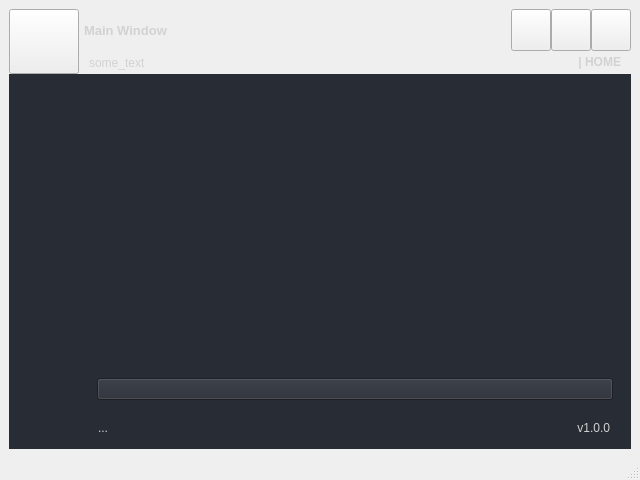
<?xml version="1.0" encoding="UTF-8"?>
<ui version="4.0">
 <class>MainWindow</class>
 <widget class="QMainWindow" name="MainWindow">
  <property name="geometry">
   <rect>
    <x>0</x>
    <y>0</y>
    <width>640</width>
    <height>480</height>
   </rect>
  </property>
  <property name="minimumSize">
   <size>
    <width>500</width>
    <height>400</height>
   </size>
  </property>
  <property name="windowTitle">
   <string>MainWindow</string>
  </property>
  <widget class="QWidget" name="centralwidget">
   <property name="styleSheet">
    <string notr="true">color: rgb(210, 210, 210);</string>
   </property>
   <layout class="QHBoxLayout" name="horizontalLayout">
    <item>
     <widget class="QFrame" name="frame_main">
      <property name="styleSheet">
       <string notr="true"/>
      </property>
      <property name="frameShape">
       <enum>QFrame::NoFrame</enum>
      </property>
      <property name="frameShadow">
       <enum>QFrame::Raised</enum>
      </property>
      <layout class="QVBoxLayout" name="verticalLayout">
       <property name="spacing">
        <number>0</number>
       </property>
       <property name="leftMargin">
        <number>0</number>
       </property>
       <property name="topMargin">
        <number>0</number>
       </property>
       <property name="rightMargin">
        <number>0</number>
       </property>
       <property name="bottomMargin">
        <number>0</number>
       </property>
       <item>
        <widget class="QFrame" name="frame_top">
         <property name="minimumSize">
          <size>
           <width>0</width>
           <height>65</height>
          </size>
         </property>
         <property name="maximumSize">
          <size>
           <width>16777215</width>
           <height>65</height>
          </size>
         </property>
         <property name="styleSheet">
          <string notr="true"/>
         </property>
         <property name="frameShape">
          <enum>QFrame::NoFrame</enum>
         </property>
         <property name="frameShadow">
          <enum>QFrame::Raised</enum>
         </property>
         <layout class="QHBoxLayout" name="horizontalLayout_3">
          <property name="spacing">
           <number>0</number>
          </property>
          <property name="leftMargin">
           <number>0</number>
          </property>
          <property name="topMargin">
           <number>0</number>
          </property>
          <property name="rightMargin">
           <number>0</number>
          </property>
          <property name="bottomMargin">
           <number>0</number>
          </property>
          <item>
           <widget class="QFrame" name="frame_toggle">
            <property name="maximumSize">
             <size>
              <width>70</width>
              <height>16777215</height>
             </size>
            </property>
            <property name="styleSheet">
             <string notr="true"/>
            </property>
            <property name="frameShape">
             <enum>QFrame::NoFrame</enum>
            </property>
            <property name="frameShadow">
             <enum>QFrame::Raised</enum>
            </property>
            <layout class="QVBoxLayout" name="verticalLayout_3">
             <property name="spacing">
              <number>0</number>
             </property>
             <property name="leftMargin">
              <number>0</number>
             </property>
             <property name="topMargin">
              <number>0</number>
             </property>
             <property name="rightMargin">
              <number>0</number>
             </property>
             <property name="bottomMargin">
              <number>0</number>
             </property>
             <item>
              <widget class="QPushButton" name="btn_toggle_menu">
               <property name="sizePolicy">
                <sizepolicy hsizetype="Expanding" vsizetype="Expanding">
                 <horstretch>0</horstretch>
                 <verstretch>0</verstretch>
                </sizepolicy>
               </property>
               <property name="styleSheet">
                <string notr="true"/>
               </property>
               <property name="text">
                <string/>
               </property>
              </widget>
             </item>
            </layout>
           </widget>
          </item>
          <item>
           <widget class="QFrame" name="frame_top_right">
            <property name="styleSheet">
             <string notr="true"/>
            </property>
            <property name="frameShape">
             <enum>QFrame::NoFrame</enum>
            </property>
            <property name="frameShadow">
             <enum>QFrame::Raised</enum>
            </property>
            <layout class="QVBoxLayout" name="verticalLayout_2">
             <property name="spacing">
              <number>0</number>
             </property>
             <property name="leftMargin">
              <number>0</number>
             </property>
             <property name="topMargin">
              <number>0</number>
             </property>
             <property name="rightMargin">
              <number>0</number>
             </property>
             <property name="bottomMargin">
              <number>0</number>
             </property>
             <item>
              <widget class="QFrame" name="frame_top_btns">
               <property name="maximumSize">
                <size>
                 <width>16777215</width>
                 <height>42</height>
                </size>
               </property>
               <property name="styleSheet">
                <string notr="true"/>
               </property>
               <property name="frameShape">
                <enum>QFrame::NoFrame</enum>
               </property>
               <property name="frameShadow">
                <enum>QFrame::Raised</enum>
               </property>
               <layout class="QHBoxLayout" name="horizontalLayout_4">
                <property name="spacing">
                 <number>0</number>
                </property>
                <property name="leftMargin">
                 <number>0</number>
                </property>
                <property name="topMargin">
                 <number>0</number>
                </property>
                <property name="rightMargin">
                 <number>0</number>
                </property>
                <property name="bottomMargin">
                 <number>0</number>
                </property>
                <item>
                 <widget class="QFrame" name="frame_label_top_btns">
                  <property name="sizePolicy">
                   <sizepolicy hsizetype="Expanding" vsizetype="Preferred">
                    <horstretch>0</horstretch>
                    <verstretch>0</verstretch>
                   </sizepolicy>
                  </property>
                  <property name="frameShape">
                   <enum>QFrame::NoFrame</enum>
                  </property>
                  <property name="frameShadow">
                   <enum>QFrame::Raised</enum>
                  </property>
                  <layout class="QHBoxLayout" name="horizontalLayout_10">
                   <property name="spacing">
                    <number>0</number>
                   </property>
                   <property name="leftMargin">
                    <number>5</number>
                   </property>
                   <property name="topMargin">
                    <number>0</number>
                   </property>
                   <property name="rightMargin">
                    <number>10</number>
                   </property>
                   <property name="bottomMargin">
                    <number>0</number>
                   </property>
                   <item>
                    <widget class="QLabel" name="label_title_bar_top">
                     <property name="font">
                      <font>
                       <pointsize>10</pointsize>
                       <bold>true</bold>
                      </font>
                     </property>
                     <property name="styleSheet">
                      <string notr="true"/>
                     </property>
                     <property name="text">
                      <string>Main Window</string>
                     </property>
                    </widget>
                   </item>
                  </layout>
                 </widget>
                </item>
                <item alignment="Qt::AlignRight">
                 <widget class="QFrame" name="frame_btns_right">
                  <property name="sizePolicy">
                   <sizepolicy hsizetype="Expanding" vsizetype="Preferred">
                    <horstretch>0</horstretch>
                    <verstretch>0</verstretch>
                   </sizepolicy>
                  </property>
                  <property name="maximumSize">
                   <size>
                    <width>120</width>
                    <height>16777215</height>
                   </size>
                  </property>
                  <property name="frameShape">
                   <enum>QFrame::NoFrame</enum>
                  </property>
                  <property name="frameShadow">
                   <enum>QFrame::Raised</enum>
                  </property>
                  <layout class="QHBoxLayout" name="horizontalLayout_5">
                   <property name="spacing">
                    <number>0</number>
                   </property>
                   <property name="leftMargin">
                    <number>0</number>
                   </property>
                   <property name="topMargin">
                    <number>0</number>
                   </property>
                   <property name="rightMargin">
                    <number>0</number>
                   </property>
                   <property name="bottomMargin">
                    <number>0</number>
                   </property>
                   <item>
                    <widget class="QPushButton" name="btn_minimize">
                     <property name="sizePolicy">
                      <sizepolicy hsizetype="Minimum" vsizetype="Expanding">
                       <horstretch>0</horstretch>
                       <verstretch>0</verstretch>
                      </sizepolicy>
                     </property>
                     <property name="minimumSize">
                      <size>
                       <width>40</width>
                       <height>0</height>
                      </size>
                     </property>
                     <property name="maximumSize">
                      <size>
                       <width>40</width>
                       <height>16777215</height>
                      </size>
                     </property>
                     <property name="toolTip">
                      <string>Minimize</string>
                     </property>
                     <property name="styleSheet">
                      <string notr="true"/>
                     </property>
                     <property name="text">
                      <string/>
                     </property>
                     <property name="icon">
                      <iconset resource="files.qrc">
                       <normaloff>:/16x16/icons/16x16/cil-window-minimize.png</normaloff>:/16x16/icons/16x16/cil-window-minimize.png</iconset>
                     </property>
                    </widget>
                   </item>
                   <item>
                    <widget class="QPushButton" name="btn_maximize_restore">
                     <property name="sizePolicy">
                      <sizepolicy hsizetype="Minimum" vsizetype="Expanding">
                       <horstretch>0</horstretch>
                       <verstretch>0</verstretch>
                      </sizepolicy>
                     </property>
                     <property name="minimumSize">
                      <size>
                       <width>40</width>
                       <height>0</height>
                      </size>
                     </property>
                     <property name="maximumSize">
                      <size>
                       <width>40</width>
                       <height>16777215</height>
                      </size>
                     </property>
                     <property name="toolTip">
                      <string>Maximize</string>
                     </property>
                     <property name="styleSheet">
                      <string notr="true"/>
                     </property>
                     <property name="text">
                      <string/>
                     </property>
                     <property name="icon">
                      <iconset resource="files.qrc">
                       <normaloff>:/16x16/icons/16x16/cil-window-maximize.png</normaloff>:/16x16/icons/16x16/cil-window-maximize.png</iconset>
                     </property>
                    </widget>
                   </item>
                   <item>
                    <widget class="QPushButton" name="btn_close">
                     <property name="sizePolicy">
                      <sizepolicy hsizetype="Minimum" vsizetype="Expanding">
                       <horstretch>0</horstretch>
                       <verstretch>0</verstretch>
                      </sizepolicy>
                     </property>
                     <property name="minimumSize">
                      <size>
                       <width>40</width>
                       <height>0</height>
                      </size>
                     </property>
                     <property name="maximumSize">
                      <size>
                       <width>40</width>
                       <height>16777215</height>
                      </size>
                     </property>
                     <property name="toolTip">
                      <string>Close</string>
                     </property>
                     <property name="styleSheet">
                      <string notr="true"/>
                     </property>
                     <property name="text">
                      <string/>
                     </property>
                     <property name="icon">
                      <iconset resource="files.qrc">
                       <normaloff>:/16x16/icons/16x16/cil-x.png</normaloff>:/16x16/icons/16x16/cil-x.png</iconset>
                     </property>
                    </widget>
                   </item>
                  </layout>
                 </widget>
                </item>
               </layout>
              </widget>
             </item>
             <item>
              <widget class="QFrame" name="frame_top_info">
               <property name="maximumSize">
                <size>
                 <width>16777215</width>
                 <height>65</height>
                </size>
               </property>
               <property name="styleSheet">
                <string notr="true"/>
               </property>
               <property name="frameShape">
                <enum>QFrame::NoFrame</enum>
               </property>
               <property name="frameShadow">
                <enum>QFrame::Raised</enum>
               </property>
               <layout class="QHBoxLayout" name="horizontalLayout_8">
                <property name="spacing">
                 <number>0</number>
                </property>
                <property name="leftMargin">
                 <number>10</number>
                </property>
                <property name="topMargin">
                 <number>0</number>
                </property>
                <property name="rightMargin">
                 <number>10</number>
                </property>
                <property name="bottomMargin">
                 <number>0</number>
                </property>
                <item>
                 <widget class="QLabel" name="label_top_info_1">
                  <property name="maximumSize">
                   <size>
                    <width>16777215</width>
                    <height>15</height>
                   </size>
                  </property>
                  <property name="font">
                   <font/>
                  </property>
                  <property name="styleSheet">
                   <string notr="true"/>
                  </property>
                  <property name="text">
                   <string>some_text</string>
                  </property>
                 </widget>
                </item>
                <item>
                 <widget class="QLabel" name="label_top_info_2">
                  <property name="minimumSize">
                   <size>
                    <width>0</width>
                    <height>0</height>
                   </size>
                  </property>
                  <property name="maximumSize">
                   <size>
                    <width>250</width>
                    <height>20</height>
                   </size>
                  </property>
                  <property name="font">
                   <font>
                    <bold>true</bold>
                   </font>
                  </property>
                  <property name="styleSheet">
                   <string notr="true"/>
                  </property>
                  <property name="text">
                   <string>| HOME</string>
                  </property>
                  <property name="alignment">
                   <set>Qt::AlignRight|Qt::AlignTrailing|Qt::AlignVCenter</set>
                  </property>
                 </widget>
                </item>
               </layout>
              </widget>
             </item>
            </layout>
           </widget>
          </item>
         </layout>
        </widget>
       </item>
       <item>
        <widget class="QFrame" name="frame_center">
         <property name="sizePolicy">
          <sizepolicy hsizetype="Expanding" vsizetype="Expanding">
           <horstretch>0</horstretch>
           <verstretch>0</verstretch>
          </sizepolicy>
         </property>
         <property name="styleSheet">
          <string notr="true">background-color: rgb(40, 44, 52);</string>
         </property>
         <property name="frameShape">
          <enum>QFrame::NoFrame</enum>
         </property>
         <property name="frameShadow">
          <enum>QFrame::Raised</enum>
         </property>
         <layout class="QHBoxLayout" name="horizontalLayout_2">
          <property name="spacing">
           <number>0</number>
          </property>
          <property name="leftMargin">
           <number>0</number>
          </property>
          <property name="topMargin">
           <number>0</number>
          </property>
          <property name="rightMargin">
           <number>0</number>
          </property>
          <property name="bottomMargin">
           <number>0</number>
          </property>
          <item>
           <widget class="QFrame" name="frame_left_menu">
            <property name="sizePolicy">
             <sizepolicy hsizetype="Preferred" vsizetype="Preferred">
              <horstretch>0</horstretch>
              <verstretch>0</verstretch>
             </sizepolicy>
            </property>
            <property name="minimumSize">
             <size>
              <width>70</width>
              <height>0</height>
             </size>
            </property>
            <property name="maximumSize">
             <size>
              <width>70</width>
              <height>16777215</height>
             </size>
            </property>
            <property name="layoutDirection">
             <enum>Qt::LeftToRight</enum>
            </property>
            <property name="styleSheet">
             <string notr="true"/>
            </property>
            <property name="frameShape">
             <enum>QFrame::NoFrame</enum>
            </property>
            <property name="frameShadow">
             <enum>QFrame::Raised</enum>
            </property>
            <layout class="QVBoxLayout" name="verticalLayout_5">
             <property name="spacing">
              <number>1</number>
             </property>
             <property name="leftMargin">
              <number>0</number>
             </property>
             <property name="topMargin">
              <number>0</number>
             </property>
             <property name="rightMargin">
              <number>0</number>
             </property>
             <property name="bottomMargin">
              <number>0</number>
             </property>
             <item alignment="Qt::AlignTop">
              <widget class="QFrame" name="frame_menus">
               <property name="frameShape">
                <enum>QFrame::NoFrame</enum>
               </property>
               <property name="frameShadow">
                <enum>QFrame::Raised</enum>
               </property>
               <layout class="QVBoxLayout" name="layout_menus">
                <property name="spacing">
                 <number>0</number>
                </property>
                <property name="leftMargin">
                 <number>0</number>
                </property>
                <property name="topMargin">
                 <number>0</number>
                </property>
                <property name="rightMargin">
                 <number>0</number>
                </property>
                <property name="bottomMargin">
                 <number>0</number>
                </property>
               </layout>
              </widget>
             </item>
             <item alignment="Qt::AlignBottom">
              <widget class="QFrame" name="frame_extra_menus">
               <property name="sizePolicy">
                <sizepolicy hsizetype="Preferred" vsizetype="Preferred">
                 <horstretch>0</horstretch>
                 <verstretch>0</verstretch>
                </sizepolicy>
               </property>
               <property name="frameShape">
                <enum>QFrame::NoFrame</enum>
               </property>
               <property name="frameShadow">
                <enum>QFrame::Raised</enum>
               </property>
               <layout class="QVBoxLayout" name="layout_menu_bottom">
                <property name="spacing">
                 <number>10</number>
                </property>
                <property name="leftMargin">
                 <number>0</number>
                </property>
                <property name="topMargin">
                 <number>0</number>
                </property>
                <property name="rightMargin">
                 <number>0</number>
                </property>
                <property name="bottomMargin">
                 <number>25</number>
                </property>
               </layout>
              </widget>
             </item>
            </layout>
           </widget>
          </item>
          <item>
           <widget class="QFrame" name="frame_main_content">
            <property name="sizePolicy">
             <sizepolicy hsizetype="MinimumExpanding" vsizetype="MinimumExpanding">
              <horstretch>0</horstretch>
              <verstretch>0</verstretch>
             </sizepolicy>
            </property>
            <property name="styleSheet">
             <string notr="true"/>
            </property>
            <property name="frameShape">
             <enum>QFrame::NoFrame</enum>
            </property>
            <property name="frameShadow">
             <enum>QFrame::Raised</enum>
            </property>
            <layout class="QVBoxLayout" name="verticalLayout_4">
             <item>
              <widget class="QFrame" name="frame_clock_widget">
               <property name="sizePolicy">
                <sizepolicy hsizetype="Expanding" vsizetype="Expanding">
                 <horstretch>0</horstretch>
                 <verstretch>0</verstretch>
                </sizepolicy>
               </property>
               <property name="minimumSize">
                <size>
                 <width>400</width>
                 <height>400</height>
                </size>
               </property>
               <layout class="QHBoxLayout" name="horizontalLayout_9"/>
              </widget>
             </item>
             <item>
              <widget class="QFrame" name="frame_content">
               <property name="sizePolicy">
                <sizepolicy hsizetype="Preferred" vsizetype="Preferred">
                 <horstretch>0</horstretch>
                 <verstretch>0</verstretch>
                </sizepolicy>
               </property>
               <property name="frameShape">
                <enum>QFrame::NoFrame</enum>
               </property>
               <property name="frameShadow">
                <enum>QFrame::Raised</enum>
               </property>
               <layout class="QHBoxLayout" name="horizontalLayout_17">
                <item>
                 <widget class="QPushButton" name="pushButton">
                  <property name="text">
                   <string/>
                  </property>
                 </widget>
                </item>
               </layout>
              </widget>
             </item>
             <item>
              <widget class="QFrame" name="frame_grip">
               <property name="minimumSize">
                <size>
                 <width>0</width>
                 <height>25</height>
                </size>
               </property>
               <property name="maximumSize">
                <size>
                 <width>16777215</width>
                 <height>25</height>
                </size>
               </property>
               <property name="styleSheet">
                <string notr="true"/>
               </property>
               <property name="frameShape">
                <enum>QFrame::NoFrame</enum>
               </property>
               <property name="frameShadow">
                <enum>QFrame::Raised</enum>
               </property>
               <layout class="QHBoxLayout" name="horizontalLayout_6">
                <property name="spacing">
                 <number>0</number>
                </property>
                <property name="leftMargin">
                 <number>0</number>
                </property>
                <property name="topMargin">
                 <number>0</number>
                </property>
                <property name="rightMargin">
                 <number>2</number>
                </property>
                <property name="bottomMargin">
                 <number>0</number>
                </property>
                <item>
                 <widget class="QFrame" name="frame_label_bottom">
                  <property name="frameShape">
                   <enum>QFrame::NoFrame</enum>
                  </property>
                  <property name="frameShadow">
                   <enum>QFrame::Raised</enum>
                  </property>
                  <layout class="QHBoxLayout" name="horizontalLayout_7">
                   <property name="spacing">
                    <number>0</number>
                   </property>
                   <property name="leftMargin">
                    <number>10</number>
                   </property>
                   <property name="topMargin">
                    <number>0</number>
                   </property>
                   <property name="rightMargin">
                    <number>10</number>
                   </property>
                   <property name="bottomMargin">
                    <number>0</number>
                   </property>
                   <item>
                    <widget class="QLabel" name="label_credits">
                     <property name="font">
                      <font/>
                     </property>
                     <property name="styleSheet">
                      <string notr="true"/>
                     </property>
                     <property name="text">
                      <string>...</string>
                     </property>
                    </widget>
                   </item>
                   <item>
                    <widget class="QLabel" name="label_version">
                     <property name="maximumSize">
                      <size>
                       <width>100</width>
                       <height>16777215</height>
                      </size>
                     </property>
                     <property name="font">
                      <font/>
                     </property>
                     <property name="styleSheet">
                      <string notr="true"/>
                     </property>
                     <property name="text">
                      <string>v1.0.0</string>
                     </property>
                     <property name="alignment">
                      <set>Qt::AlignRight|Qt::AlignTrailing|Qt::AlignVCenter</set>
                     </property>
                    </widget>
                   </item>
                  </layout>
                 </widget>
                </item>
               </layout>
              </widget>
             </item>
            </layout>
           </widget>
          </item>
         </layout>
        </widget>
       </item>
      </layout>
     </widget>
    </item>
   </layout>
  </widget>
  <widget class="QMenuBar" name="menubar">
   <property name="geometry">
    <rect>
     <x>0</x>
     <y>0</y>
     <width>640</width>
     <height>22</height>
    </rect>
   </property>
  </widget>
  <widget class="QStatusBar" name="statusbar"/>
 </widget>
 <resources>
  <include location="files.qrc"/>
 </resources>
 <connections/>
</ui>
